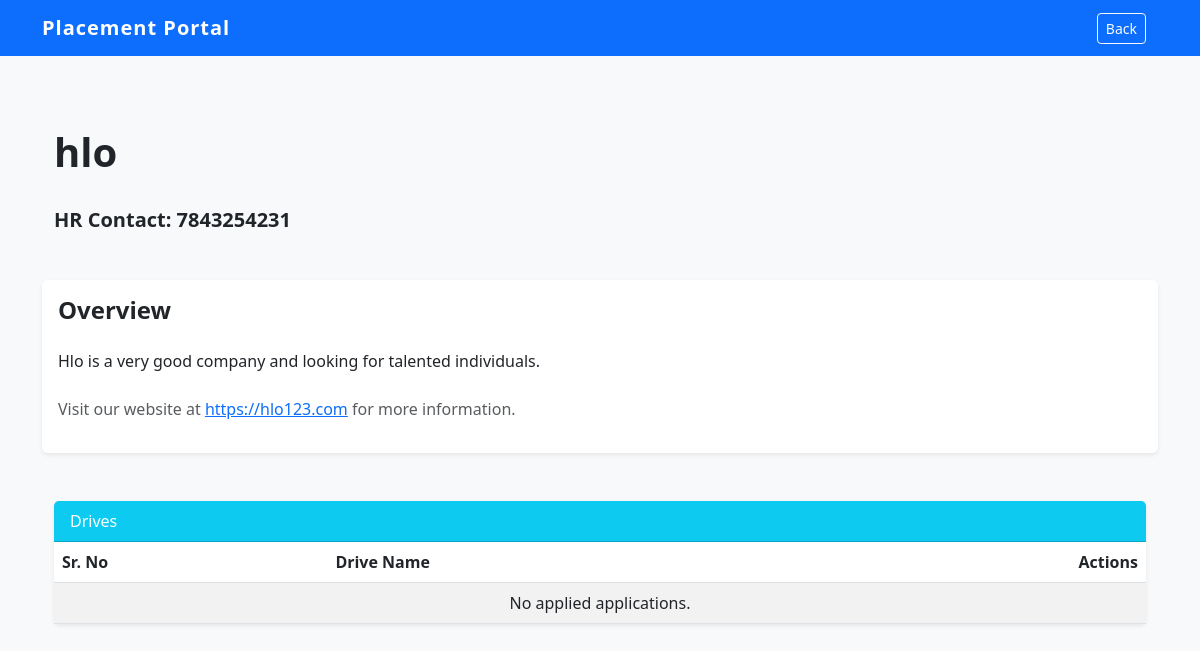
Before: /view_company/2 (signed in) with the older database file.
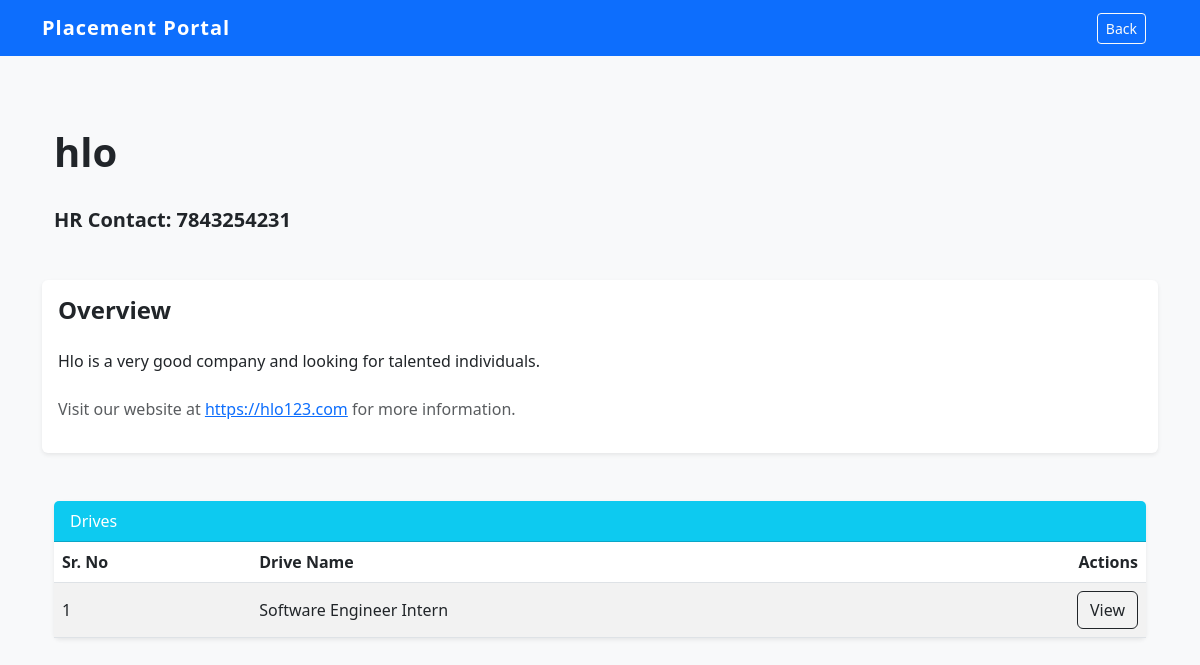
After: the same page with the newer database file.
### models.py (models this page shows)
class PlacementDrive(db.Model):
    id = db.Column(db.Integer, primary_key=True)
    job_title = db.Column(db.String(100), nullable=False)
    description = db.Column(db.Text)
    eligibility= db.Column(db.Text)
    deadline = db.Column(db.String(20))
    status = db.Column(db.String(20), default='Pending')
    is_active = db.Column(db.Boolean, default=True)
    company_id = db.Column(db.Integer, db.ForeignKey('company.id'), nullable=False)
    applications = db.relationship('Application', backref='drive', lazy=True, cascade="all, delete-orphan")

### app.py (the view)
@app.route('/view_company/<int:company_id>')
def view_company(company_id):
    if session.get('role') != 'student':
        return redirect(url_for('login'))
    company = Company.query.get(company_id)
    drives = PlacementDrive.query.filter_by(company_id=company_id, status = 'Approved', is_active = True)
    return render_template('student/view_company.html', company=company, drives=drives)

### app.py (called while the page is built)
@app.after_request
def add_header(response):
    response.headers['Cache-Control'] = 'no-store, no-cache, must-revalidate, post-check=0, pre-check=0, max-age=0'
    response.headers['Pragma'] = 'no-cache'
    response.headers['Expires'] = '-1'
    return response

### templates/student/view_company.html
{% extends 'base.html' %}
{% block extra_nav %}
<div class = "container">
    <a href = "{{ url_for('student_dashboard') }}" class = "btn btn-outline-light btn-sm">Back</a>
{% endblock %}
{% block content %}
<div class = "container-fluid py-4">
    <div class="d-flex justify-content-between align-items-center mb-4">
        <h1 class = "fw-bold">{{ company.name }}</h1>
    </div>
    <h5 class = "fw-bold mb-4">HR Contact: {{ company.hr_contact }}</h5>
</div>
<div class = "card shadow-sm mb-4">
    <div class = "card-body">
        <h4 class = "fw-bold mb-4">Overview</h4>
        <p class = "mb-4">{{company.description}}</p>
        <p class = text-muted>Visit our website at <a href ="{{ company.website }}" target = "_blank">{{ company.website }}</a> for more information.</p>
    </div>
</div>
<div class = "container-fluid py-4">
    <div class = "card shadow-sm mb-4">
        <div class = "card-header bg-info text-white">Drives</div>
        <div class = "card-body p-0">
            <div class = "table-responsive">
                <table class = "table table-striped align-middle mb-0">
                    <thead class = "table">
                        <tr>
                            <th>Sr. No</th>
                            <th>Drive Name</th>
                            <th class = "text-end">Actions</th>
                        </tr>
                    </thead>
                    <tbody>
                        {% for d in drives %}
                        <tr>
                            <td>{{ loop.index }}</td>
                            <td>{{ d.job_title }}</td>
                            <td class = "text-end">
                                <a href = "{{ url_for('view_drive', drive_id=d.id) }}" class = "btn btn-outline-dark">View</a>
                            </td>
                        </tr>
                        {% else %}
                        <tr>
                            <td class = "text-center " colspan = 5>No applied applications.</td>
                        </tr>
                        {% endfor %}
                    </tbody>
                </table>
            </div>
        </div>
    </div>
</div>
{% endblock %}

Changed rows visible on the page:
now on this page (row edited): PlacementDrive: job_title "Software Engineer Intern"
Other visible differences:
text no longer shown: "No applied applications."
